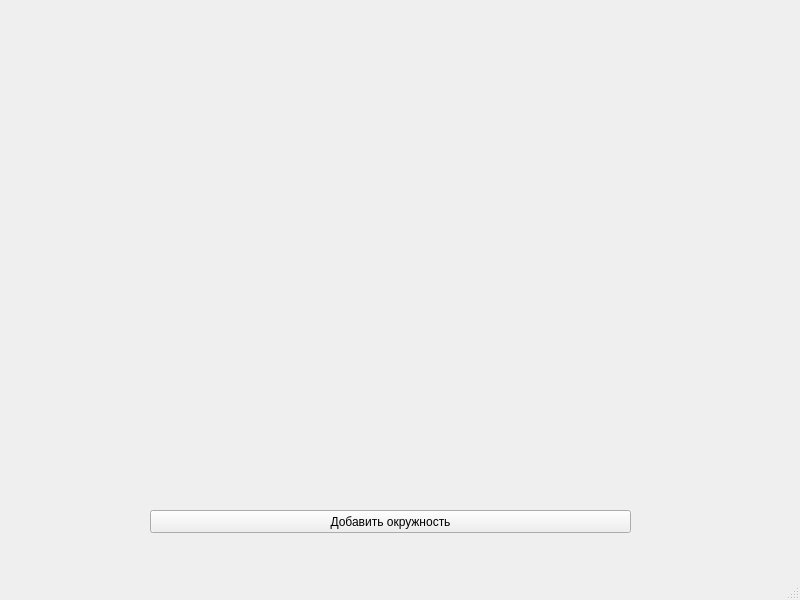
<?xml version="1.0" encoding="UTF-8"?>
<ui version="4.0">
 <class>yellowcircle</class>
 <widget class="QMainWindow" name="yellowcircle">
  <property name="geometry">
   <rect>
    <x>0</x>
    <y>0</y>
    <width>800</width>
    <height>600</height>
   </rect>
  </property>
  <property name="windowTitle">
   <string>MainWindow</string>
  </property>
  <widget class="QWidget" name="centralwidget">
   <widget class="QPushButton" name="button">
    <property name="geometry">
     <rect>
      <x>150</x>
      <y>510</y>
      <width>481</width>
      <height>23</height>
     </rect>
    </property>
    <property name="text">
     <string>Добавить окружность</string>
    </property>
   </widget>
  </widget>
  <widget class="QMenuBar" name="menubar">
   <property name="geometry">
    <rect>
     <x>0</x>
     <y>0</y>
     <width>800</width>
     <height>21</height>
    </rect>
   </property>
  </widget>
  <widget class="QStatusBar" name="statusbar"/>
 </widget>
 <resources/>
 <connections/>
</ui>
